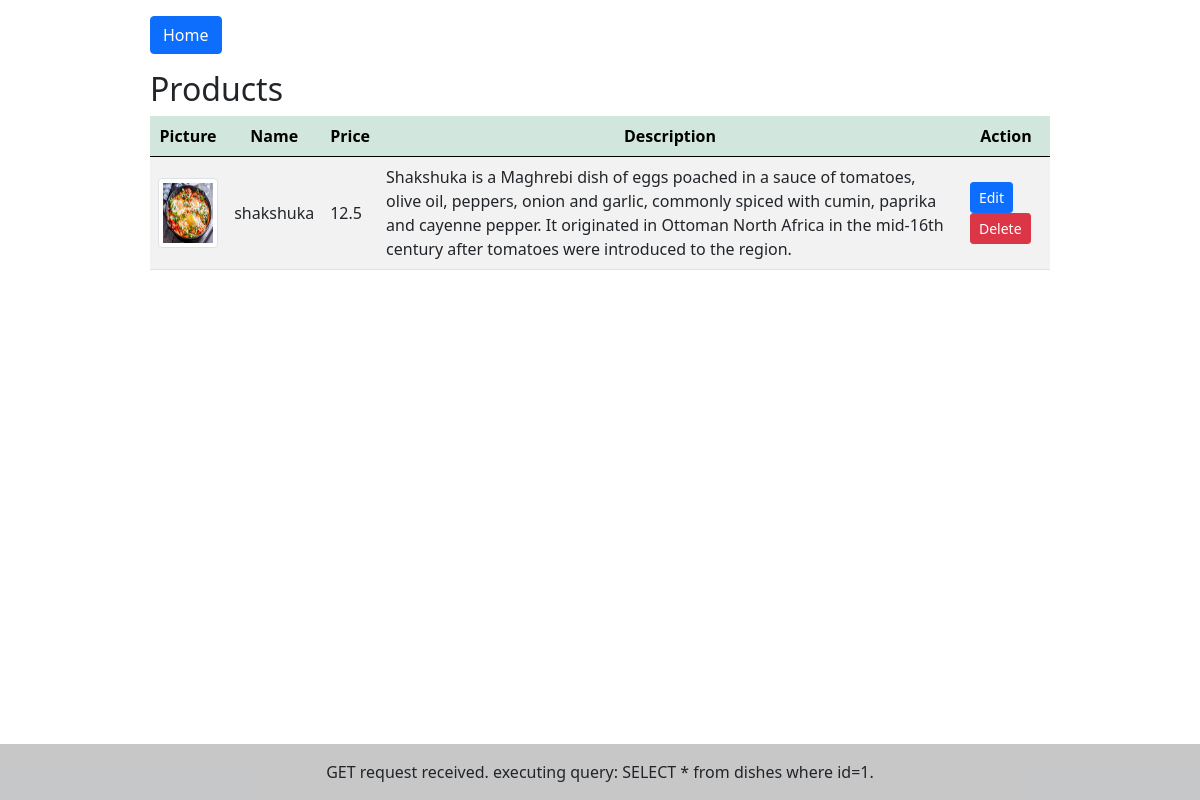
Screenshot of /restaurant/show_detail.php?id=1 with the database file from the repository.
### tables this page shows
CREATE TABLE `DISHES` (
  `id` int(11) NOT NULL,
  `image` char(120) NOT NULL,
  `name` char(30) DEFAULT NULL,
  `price` float NOT NULL,
  `description` text DEFAULT NULL
);

### restaurant/show_detail.php (the view, shortened to what this page needs)
<?php
require_once "./actions/db_connect.php";
$requestType = $_SERVER['REQUEST_METHOD'];
$message= "$requestType request received.";
$id=$_GET['id'];
$sql = "SELECT * from dishes where id=$id";
$message = $message." executing query: ".$sql.".";
$result = mysqli_query($conn, $sql);
$tbody = "";
if (mysqli_num_rows($result) > 0) {
    while ($row =  mysqli_fetch_assoc($result)) {
        $tbody .= "
        <tr>
           <td><img class='img-thumbnail' src='images/" . $row['image'] . "'</td>
           <td>" . $row['name'] . "</td>
           <td>" . $row['price'] . "</td>
           <td>" . $row['description'] . "</td>
           <td><a href='update.php?id=" . $row['id'] . "'><button class='btn btn-primary btn-sm' type='button'>Edit</button></a>
           <a href='delete.php?id=" . $row['id'] . "'><button class='btn btn-danger btn-sm' type='button'>Delete</button></a>
        </tr>
        ";
    }
} else {
    $tbody = "<tr><td colspan='4' class='text-center'>No data available</td></tr>";
}
?>
<!DOCTYPE html>
<html lang="en">
<head>
    <?php require_once "components/boot.php";
    ?>
</head>
<body class="d-flex flex-column min-vh-100">
    <div class="manageProduct w-75 mt-3">
        <div class='mb-3'>
            <a href="index.php"><button class='btn btn-primary' type="button">Home</button></a>
        </div>
        <p class='h2'>Products</p>
        <table class='table table-striped'>
            <thead class='table-success'>
                <tr>
                    <th>Picture</th>
                    <th>Name</th>
                    <th>Price</th>
                    <th>Description</th>
                    <th>Action</th>
                </tr>
            </thead>
            <tbody>
                <?php echo $tbody; ?>
            </tbody>
        </table>
    </div>
<footer class="bg-light text-center text-lg-start mt-auto">
  <div class="text-center p-3" style="background-color: rgba(0, 0, 0, 0.2);">
    <?php echo $message ?>
  </div>
</footer>
</body>
</html>

### restaurant/components/boot.php (shortened to what this page needs)
<link href="https://cdn.jsdelivr.net/npm/bootstrap@5.0.2/dist/css/bootstrap.min.css" rel="stylesheet"
>

### restaurant/show_detail.php (style rules this page uses)
.manageProduct { margin: auto; }
.img-thumbnail { width: 70px !important; height: 70px !important; }
td { text-align: left; vertical-align: middle; }
tr { text-align: center; }

### rows the page displays
dishes: image (picture), name "shakshuka", price "12.5", description "Shakshuka is a Maghrebi dish of eggs poached in a sauce of tomatoes, olive oil, peppers, onion and garlic, commonly spiced with cumin, paprika and cayenne pepper. It originated in Ottoman North Africa in the mid-16th century after tomatoes were introduced to the region."

### other values shown
$message "GET request received. executing query: SELECT * from dishes where id=1."
